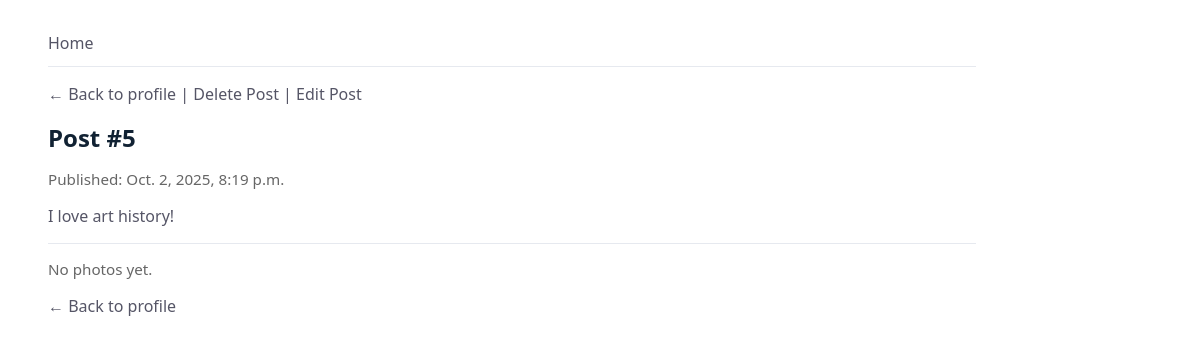
/mini_insta/post/5/, run on the app's committed database.
### mini_insta/models.py (models this page shows, shortened)
class Post(models.Model):
    profile = models.ForeignKey(Profile, on_delete=models.CASCADE)
    caption = models.TextField(blank=False)
    published = models.DateTimeField(auto_now=True)
    def get_all_photos(self):
        return Photo.objects.filter(post=self).order_by('-timestamp')

### mini_insta/views.py (the view)
# urls.py: path("post/<int:pk>/", PostDetailView.as_view(), name="show_post"),
class PostDetailView(DetailView):
    model = Post
    template_name = "mini_insta/show_post.html"
    context_object_name = "post"
    def get_context_data(self, **kwargs):
        ctx = super().get_context_data(**kwargs)
        ctx["photos"] = self.object.get_all_photos()
        return ctx

### mini_insta/templates/mini_insta/show_post.html (shortened to what this page needs)
{% extends "mini_insta/base.html" %}
{% load static %}
{% block content %}
  <article class="post-detail">
    <p style="margin-top:1rem;">
    <a href="{% url 'mini_insta:show_profile' pk=post.profile.pk %}">&larr; Back to profile</a>
    |
    <a href="{% url 'mini_insta:delete_post' pk=post.pk %}">Delete Post</a>
    |
    <a href="{% url 'mini_insta:update_post' pk=post.pk %}">Edit Post</a>
    </p>
    <h2>Post #{{ post.pk }}</h2>
    {% if post.published %}<p class="muted">Published: {{ post.published }}</p>{% endif %}
    {% if post.caption %}<p>{{ post.caption }}</p>{% endif %}
    <hr>
    <section class="photo-grid">
      {% with items=photos|default:post.photos.all %}
        {% if items %}
          <div class="grid">
            {% for photo in items %}
              {% if photo.get_image_url %}
                <div class="cell">
                  <img src="{{ photo.get_image_url }}" alt="Photo {{ forloop.counter }} for Post {{ post.pk }}">
                </div>
              {% endif %}
            {% endfor %}
          </div>
        {% else %}
          <p class="muted">No photos yet.</p>
        {% endif %}
      {% endwith %}
    </section>
    <p style="margin-top:1rem;">
      <a href="{% url 'mini_insta:show_profile' pk=post.profile.pk %}">&larr; Back to profile</a>
    </p>
  </article>
{% endblock %}

### static/styles_mini_insta.css (style rules this page uses)
* { box-sizing: border-box; }
body { margin: 24px auto; padding: 0 16px; max-width: 960px; font-family: Arial, Helvetica, sans-serif; color: #556; background: #fff; }
h1, h2, h3 { margin: 0 0 12px; font-weight: 600; color: #123; }
a { color: #556; text-decoration: none; }
hr { border: 0; border-top: 1px solid #e6e9ef; margin: 12px 0; }
.muted { color: #777; }

### mini_insta/templates/mini_insta/base.html (style rules this page uses)
body { font-family: system-ui, Arial, sans-serif; margin: 2rem; }
.muted { color: #666; }

### mini_insta/templates/mini_insta/show_post.html (style rules this page uses)
.muted { color: #666; font-size: 0.95rem; }

### data on the page
Post: pk "5", published "Oct. 2, 2025, 8:19 p.m.", caption "I love art history!"
